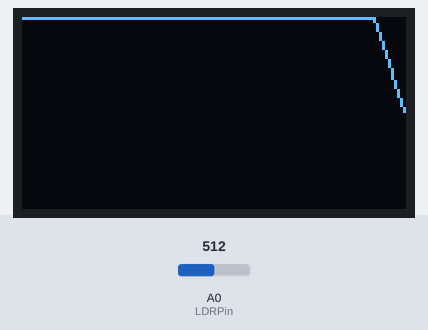
A sketch run on a simulated Arduino Uno, built with avr-gcc and run on an emulated ATmega328P. Shown: 128×64 one-colour display. The inputs (shaded band) are chosen by the test bench; at power-on: A0 (LDRPin) = 512.

Above: at 1.2 s.
1.3 s: A0 (LDRPin) set to 716
At 1.56 s:
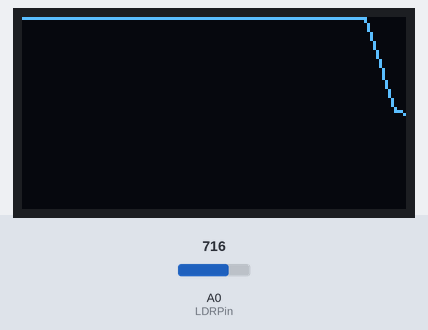
3.1 s: A0 (LDRPin) set to 900
At 3.34 s:
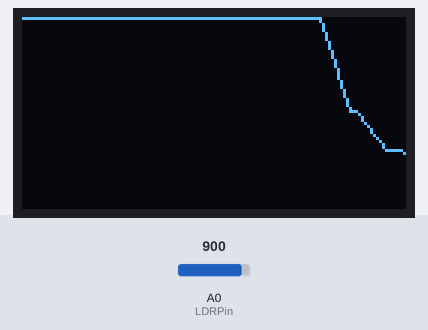
4.7 s: A0 (LDRPin) set to 1023
At 4.88 s:
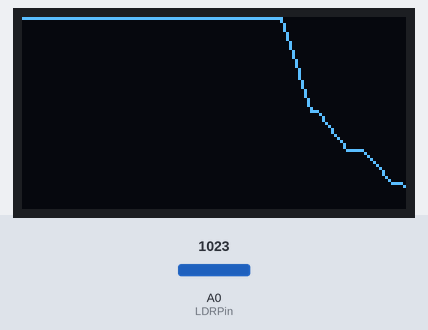

The sketch:

LDRGraphOled.ino
```cpp
#include <U8glib.h>
#include "functions.h"

const int LDRPin = A0;

void setup() {
  pinMode(LDRPin, INPUT);
}

void loop() {
  oledGraph(LDRAverage(analogRead(LDRPin)));
}
```

functions.cpp
```cpp
#include "functions.h"
#include <Arduino.h>
#include <U8glib.h>

U8GLIB_SSD1306_128X64 u8g(U8G_I2C_OPT_NO_ACK);


int LDRAverage(int raw) {
  const int ldrLength = 10;
  static int ldrArr[ldrLength] = {0};

  int sum = 0;
  float average;

  for (int i = 1; i < ldrLength; i++) {
    ldrArr[i - 1] = ldrArr[i];
  }
  ldrArr[ldrLength - 1] = raw;

  for (int i = 0; i < ldrLength; i++) {
    sum = sum + ldrArr[i];
  }

  average = sum / ldrLength;

  return average;
}


void oledGraph(int average) {
  const int oledlength = 128;
  static int oledArr[oledlength] = {0};

  int max = 0;
  int min = 1023;

  for (int i = 1; i < oledlength; i++) {
    oledArr[i - 1] = oledArr[i];
  }
  oledArr[oledlength - 1] = map(average, 0, 1023, 0, 63);

  u8g.firstPage();

  do {
    for (int i = 1; i < oledlength; i++) {
      u8g.drawLine(i-1, oledArr[i-1], i, oledArr[i]);
    }
  } while (u8g.nextPage());
}
```

functions.h
```cpp
#ifndef FUNCTIONS_H
#define FUNCTIONS_H

int LDRAverage(int raw);
void oledGraph(int average);

#endif
```
